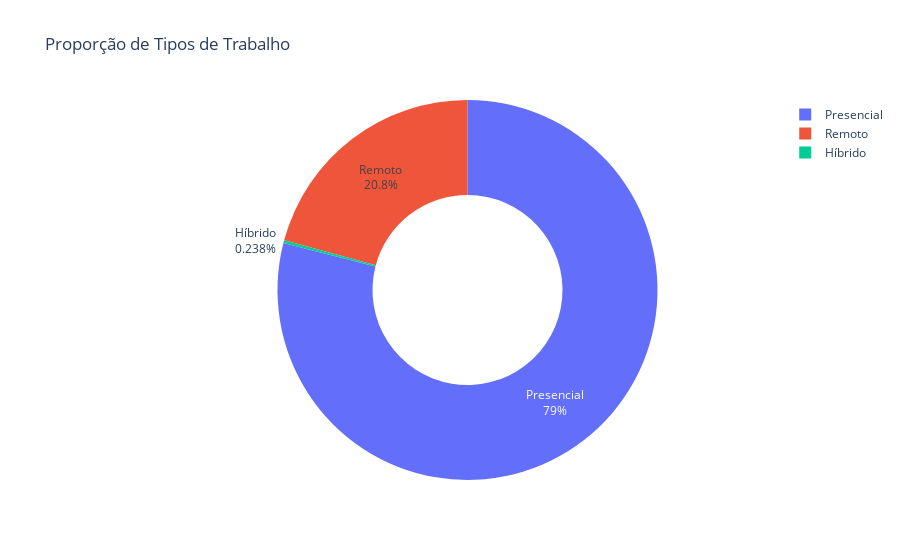

Notebook code for this chart:
### Markdown cell above
Melhorando o gráfico de rosca

### Code cell
# Contagem de tipos de trabalho
contagem_remoto = df_limpo['tipo_trabalho'].value_counts().reset_index()
contagem_remoto.columns = ['tipo_trabalho', 'quantidade']

fig = px.pie(contagem_remoto,
             names = 'tipo_trabalho',
             values = 'quantidade',
             title = 'Proporção de Tipos de Trabalho',
             hole=0.5)  # Adicionando um buraco para criar um gráfico de rosca
fig.update_traces(textinfo='percent+label')  # Exibindo porcentagens e rótulos
fig.show()

### Figure 1 — Plotly figure (JSON) as saved in the notebook; plotly's stock layout.template omitted (floating-point values rounded to 4 significant figures)
{"data": [{"domain": {"x": [0, 1], "y": [0, 1]}, "hole": 0.5, "hovertemplate": "tipo_trabalho=%{label}<br>quantidade=%{value}<extra></extra>", "labels": ["Presencial", "Remoto", "Híbrido"], "legendgroup": "", "name": "", "showlegend": true, "textinfo": "percent+label", "type": "pie", "values": [105305, 27716, 318]}], "layout": {"legend": {"tracegroupgap": 0}, "title": {"text": "Proporção de Tipos de Trabalho"}}}
